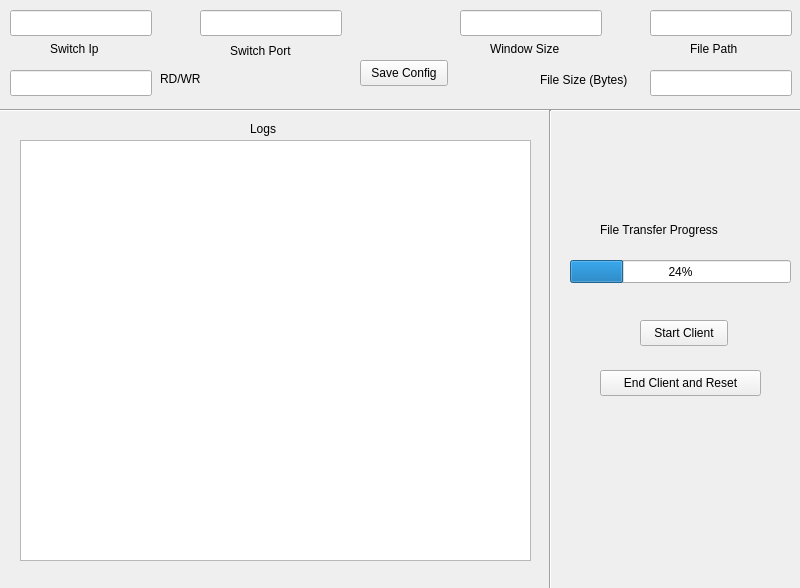
<?xml version="1.0" encoding="UTF-8"?>
<ui version="4.0">
 <class>MainWindow</class>
 <widget class="QMainWindow" name="MainWindow">
  <property name="geometry">
   <rect>
    <x>0</x>
    <y>0</y>
    <width>800</width>
    <height>588</height>
   </rect>
  </property>
  <property name="windowTitle">
   <string>MainWindow</string>
  </property>
  <widget class="QWidget" name="centralwidget">
   <widget class="QPushButton" name="saveButton">
    <property name="geometry">
     <rect>
      <x>360</x>
      <y>60</y>
      <width>88</width>
      <height>26</height>
     </rect>
    </property>
    <property name="text">
     <string>Save Config</string>
    </property>
   </widget>
   <widget class="QLineEdit" name="sw_port">
    <property name="geometry">
     <rect>
      <x>200</x>
      <y>10</y>
      <width>142</width>
      <height>26</height>
     </rect>
    </property>
   </widget>
   <widget class="QLineEdit" name="sw_ip">
    <property name="geometry">
     <rect>
      <x>10</x>
      <y>10</y>
      <width>142</width>
      <height>26</height>
     </rect>
    </property>
   </widget>
   <widget class="QLineEdit" name="win_size">
    <property name="geometry">
     <rect>
      <x>460</x>
      <y>10</y>
      <width>142</width>
      <height>26</height>
     </rect>
    </property>
   </widget>
   <widget class="QLineEdit" name="file_path">
    <property name="geometry">
     <rect>
      <x>650</x>
      <y>10</y>
      <width>142</width>
      <height>26</height>
     </rect>
    </property>
   </widget>
   <widget class="QLabel" name="label">
    <property name="geometry">
     <rect>
      <x>50</x>
      <y>40</y>
      <width>66</width>
      <height>18</height>
     </rect>
    </property>
    <property name="text">
     <string>Switch Ip</string>
    </property>
   </widget>
   <widget class="QLabel" name="label_2">
    <property name="geometry">
     <rect>
      <x>230</x>
      <y>40</y>
      <width>81</width>
      <height>21</height>
     </rect>
    </property>
    <property name="text">
     <string>Switch Port</string>
    </property>
   </widget>
   <widget class="QLabel" name="label_3">
    <property name="geometry">
     <rect>
      <x>490</x>
      <y>40</y>
      <width>91</width>
      <height>18</height>
     </rect>
    </property>
    <property name="text">
     <string>Window Size</string>
    </property>
   </widget>
   <widget class="QLabel" name="label_4">
    <property name="geometry">
     <rect>
      <x>690</x>
      <y>40</y>
      <width>91</width>
      <height>18</height>
     </rect>
    </property>
    <property name="text">
     <string>File Path</string>
    </property>
   </widget>
   <widget class="Line" name="line">
    <property name="geometry">
     <rect>
      <x>0</x>
      <y>100</y>
      <width>1001</width>
      <height>20</height>
     </rect>
    </property>
    <property name="orientation">
     <enum>Qt::Orientation::Horizontal</enum>
    </property>
   </widget>
   <widget class="QTextEdit" name="logTextEdit">
    <property name="geometry">
     <rect>
      <x>20</x>
      <y>140</y>
      <width>511</width>
      <height>421</height>
     </rect>
    </property>
    <property name="verticalScrollBarPolicy">
     <enum>Qt::ScrollBarPolicy::ScrollBarAsNeeded</enum>
    </property>
    <property name="readOnly">
     <bool>true</bool>
    </property>
   </widget>
   <widget class="QProgressBar" name="progressBar">
    <property name="geometry">
     <rect>
      <x>570</x>
      <y>260</y>
      <width>221</width>
      <height>23</height>
     </rect>
    </property>
    <property name="value">
     <number>24</number>
    </property>
   </widget>
   <widget class="QPushButton" name="startButton">
    <property name="geometry">
     <rect>
      <x>640</x>
      <y>320</y>
      <width>88</width>
      <height>26</height>
     </rect>
    </property>
    <property name="text">
     <string>Start Client</string>
    </property>
   </widget>
   <widget class="QPushButton" name="endButton">
    <property name="geometry">
     <rect>
      <x>600</x>
      <y>370</y>
      <width>161</width>
      <height>26</height>
     </rect>
    </property>
    <property name="text">
     <string>End Client and Reset</string>
    </property>
   </widget>
   <widget class="Line" name="line_2">
    <property name="geometry">
     <rect>
      <x>540</x>
      <y>110</y>
      <width>21</width>
      <height>561</height>
     </rect>
    </property>
    <property name="orientation">
     <enum>Qt::Orientation::Vertical</enum>
    </property>
   </widget>
   <widget class="QLabel" name="label_5">
    <property name="geometry">
     <rect>
      <x>250</x>
      <y>120</y>
      <width>66</width>
      <height>18</height>
     </rect>
    </property>
    <property name="text">
     <string>Logs</string>
    </property>
   </widget>
   <widget class="QLineEdit" name="choice">
    <property name="geometry">
     <rect>
      <x>10</x>
      <y>70</y>
      <width>142</width>
      <height>26</height>
     </rect>
    </property>
   </widget>
   <widget class="QLabel" name="label_1">
    <property name="geometry">
     <rect>
      <x>160</x>
      <y>70</y>
      <width>66</width>
      <height>18</height>
     </rect>
    </property>
    <property name="text">
     <string>RD/WR</string>
    </property>
   </widget>
   <widget class="QLineEdit" name="file_size">
    <property name="geometry">
     <rect>
      <x>650</x>
      <y>70</y>
      <width>142</width>
      <height>26</height>
     </rect>
    </property>
   </widget>
   <widget class="QLabel" name="label_7">
    <property name="geometry">
     <rect>
      <x>540</x>
      <y>70</y>
      <width>111</width>
      <height>20</height>
     </rect>
    </property>
    <property name="text">
     <string>File Size (Bytes)</string>
    </property>
   </widget>
   <widget class="QLabel" name="label_6">
    <property name="geometry">
     <rect>
      <x>600</x>
      <y>220</y>
      <width>151</width>
      <height>20</height>
     </rect>
    </property>
    <property name="text">
     <string>File Transfer Progress</string>
    </property>
   </widget>
  </widget>
 </widget>
 <resources/>
 <connections/>
</ui>
